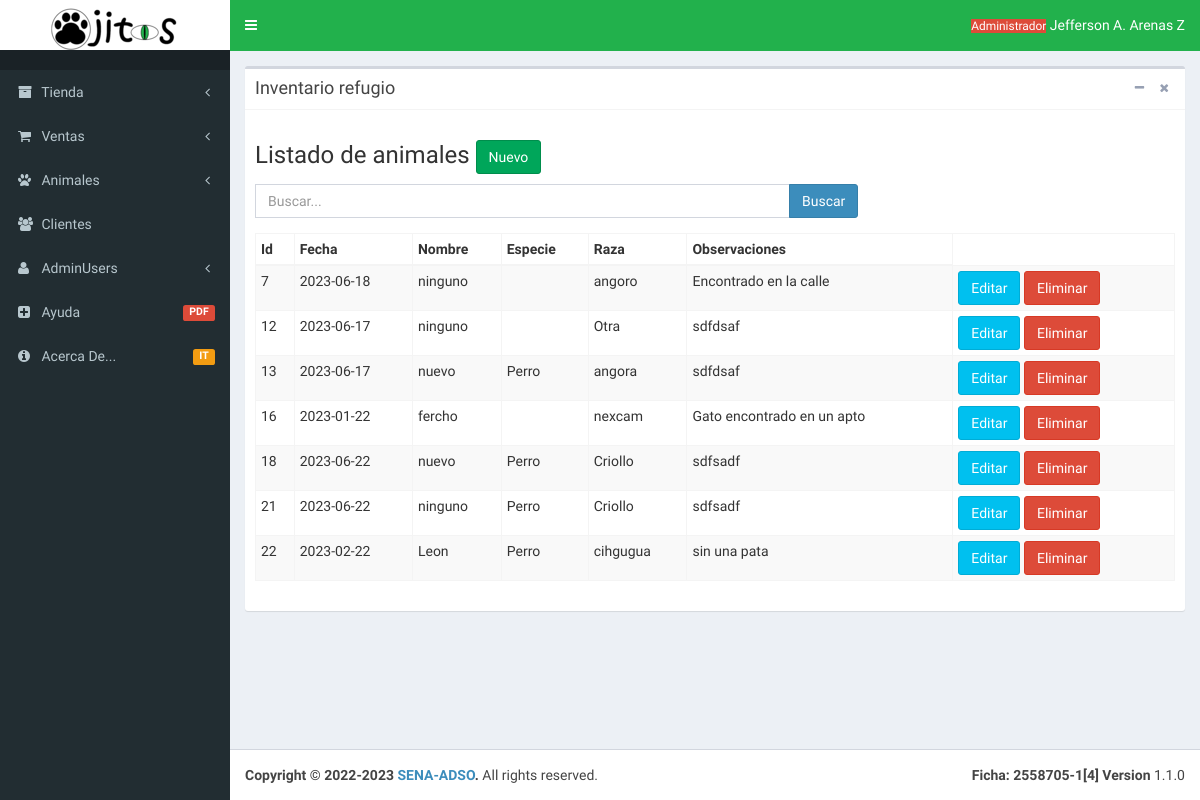
/Vista/html/Dashboard/Adopcion/adopcionAdmListado.php, run on an earlier commit of the app's database.
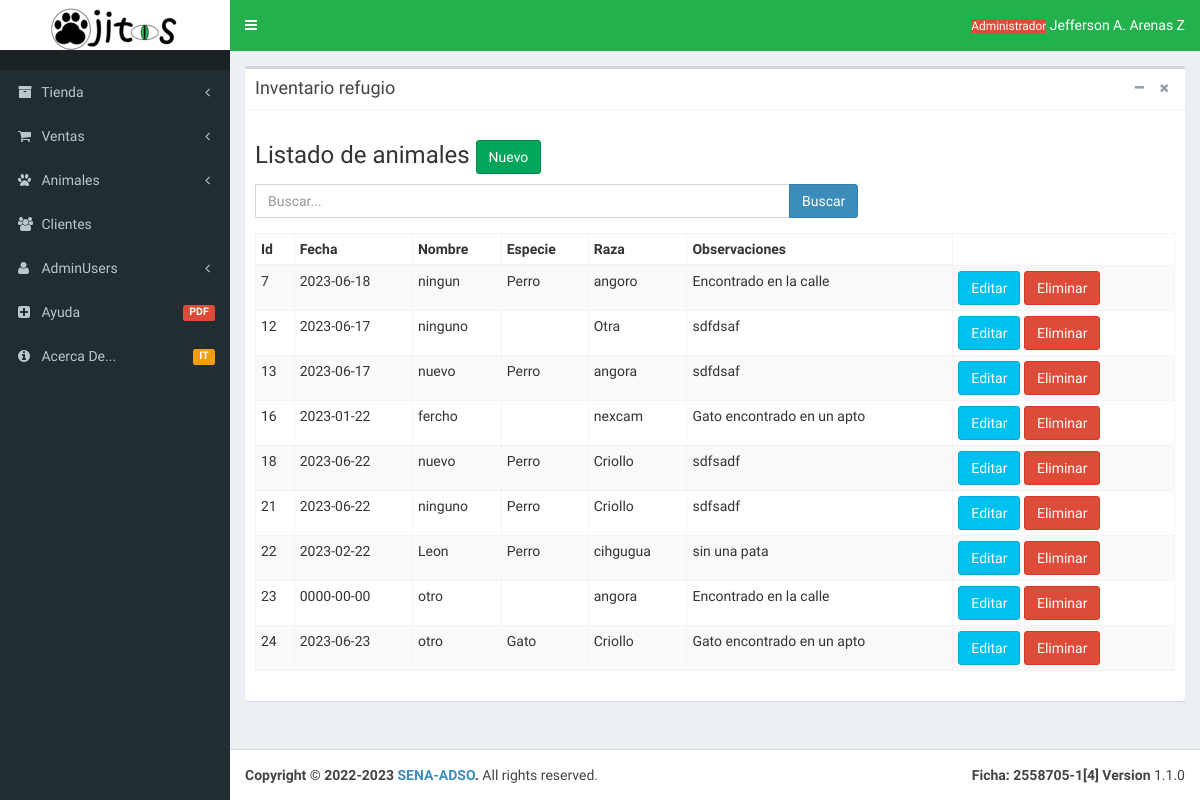
And on a later commit of the database.
### tables this page shows
CREATE TABLE `animales_en_adopcion` (
  `idAnimaldisponible` int(11) NOT NULL AUTO_INCREMENT,
  `fechaEncuentro` date NOT NULL,
  `nombreAnimaladopocion` varchar(50) DEFAULT NULL,
  `especie_Animal` enum('Perro','Gato') NOT NULL,
  `raza` varchar(30) DEFAULT NULL,
  `observacionesAnimal` varchar(100) DEFAULT NULL,
  PRIMARY KEY (`idAnimaldisponible`)
);

### Vista/html/Dashboard/Adopcion/adopcionAdmListado.php (the view, shortened to what the changed rows need)
<!DOCTYPE html>
<html>
<?php
    include 'C:\xampp\htdocs\Ojitos\Vista\html\HeaderSlider\headall.php';
    ?>
   <body class="hold-transition skin-blue sidebar-mini">
    <div class="wrapper">
       <?php
    include 'C:\xampp\htdocs\Ojitos\Vista\html\HeaderSlider\headerall.php';
    include 'C:\xampp\htdocs\Ojitos\Vista\html\HeaderSlider\slidermenuAdmin.php';
    ?>
      <div class="content-wrapper">
        <section class="content">
          <div class="row">
            <div class="col-md-12">
              <div class="box">
                <div class="box-body">
                 <div class="row">
                  <div class="col-md-12">
                    <div class="row">
                      <div class="col-lg-12 col-md-12 col-sm-12 col-xs-12">
                        <div class="table-responsive">
                          <table class="table table-striped table-bordered table-condensed table-hover">
                            <thead>
                              <th>Id</th>
                              <th>Fecha</th>
                              <th>Nombre</th>
                              <th>Especie</th>
                              <th>Raza</th>
                              <th>Observaciones</th>
                            </thead>
                    <?php
                        $inc = include("Conexion.php");
                            if ($inc) {
                                if (isset($_POST["enviar"])) {
                                  $buscar = $_POST["textbox"];
                                  $Result = "SELECT * FROM animales_en_adopcion WHERE nombreAnimaladopocion LIKE '%$buscar%'";
                                  $buscarResult= mysqli_query($conexion, $Result);
                                    while ($row = $buscarResult->fetch_array()) {
                                      $idAnimaldisponible = $row["idAnimaldisponible"];
                                      $fechaAdop = $row["fechaEncuentro"];
                                      $nombreAAdop = $row["nombreAnimaladopocion"];
                                      $especieAAdop = $row["especie_Animal"];
                                      $raza = $row["raza"];
                                      $observacionesAn = $row["observacionesAnimal"];
                                        ?>
                                        <tr>
                                            <td><?php echo $idAnimaldisponible ?>  </td>
                                            <td><?php echo $fechaAdop ?>  </td>
                                            <td><?php echo $nombreAAdop ?></td>
                                            <td><?php echo $especieAAdop ?></td>
                                            <td><?php echo $raza ?></td>
                                            <td><?php echo $observacionesAn ?></td>
                                            <td>
                                                <a href="adopadmlistadoEditar.php?id=<?php echo $row ['idAnimaldisponible'];?>"><button class="btn btn-info">Editar</button></a>
                                                <a href="adopadmlistadoEliminar.php?id=<?php echo $row ['idAnimaldisponible'];?>"><button class="btn btn-danger">Eliminar</button></a>
                                            </td>
                                        </tr>
            <?php
                                }}else{
                                  $traer = "SELECT * FROM animales_en_adopcion";
                                  $resultado = mysqli_query($conexion, $traer);
                                 if ($resultado) {
                                    while ($row = $resultado->fetch_array()) {
                                      $idAnimaldisponible = $row["idAnimaldisponible"];
                                      $fechaAdop = $row["fechaEncuentro"];
                                      $nombreAAdop = $row["nombreAnimaladopocion"];
                                      $especieAAdop = $row["especie_Animal"];
                                      $raza = $row["raza"];
                                      $observacionesAn = $row["observacionesAnimal"];
                                        ?>
                                        <tr>
                                            <td><?php echo $idAnimaldisponible ?>  </td>
                                            <td><?php echo $fechaAdop ?>  </td>
                                            <td><?php echo $nombreAAdop ?></td>
                                            <td><?php echo $especieAAdop ?></td>
                                            <td><?php echo $raza ?></td>
                                            <td><?php echo $observacionesAn ?></td>
                                            <td>
                                                <a href="adopadmlistadoEditar.php?id=<?php echo $row ['idAnimaldisponible'];?>"><button class="btn btn-info">Editar</button></a>
                                                <a href="adopadmlistadoEliminar.php?id=<?php echo $row ['idAnimaldisponible'];?>"><button class="btn btn-danger">Eliminar</button></a>
                                            </td>
                                        </tr>
            <?php
                                }}}
        ?>
                                  </table>
                                    <?php
                        }
                            ?>
                        </div>
                      </div>
                    </div>
                  </div>
                </div>
              </div>
            </div>
          </div>
        </div>
      </div>
    </div>
<?php
    include 'C:\xampp\htdocs\Ojitos\Vista\html\HeaderSlider\footer.php';
    ?>
</body>
</html>

What changed in the data, as far as the page shows it:
changed animales_en_adopcion "angoro": nombreAnimaladopocion "ninguno" → "ningun"; especie_Animal (not shown) → "Perro"
added animales_en_adopcion: idAnimaldisponible "23", fechaEncuentro "0000-00-00", nombreAnimaladopocion "otro", raza "angora", observacionesAnimal "Encontrado en la calle"
added animales_en_adopcion: idAnimaldisponible "24", fechaEncuentro "2023-06-23", nombreAnimaladopocion "otro", especie_Animal "Gato", raza "Criollo", observacionesAnimal "Gato encontrado en un apto"
